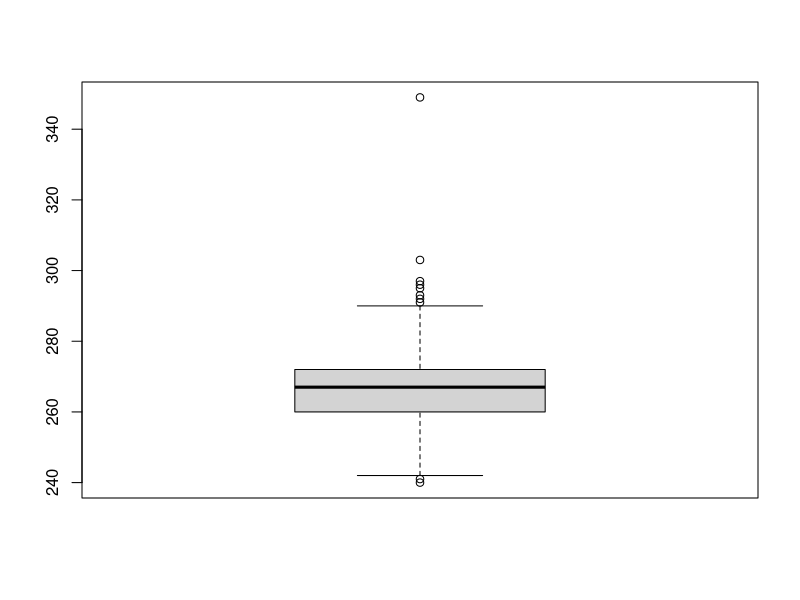
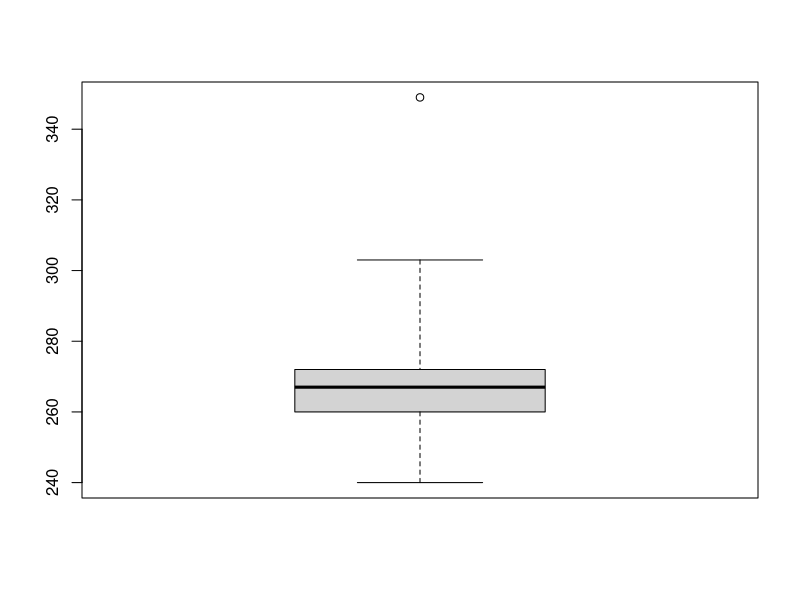
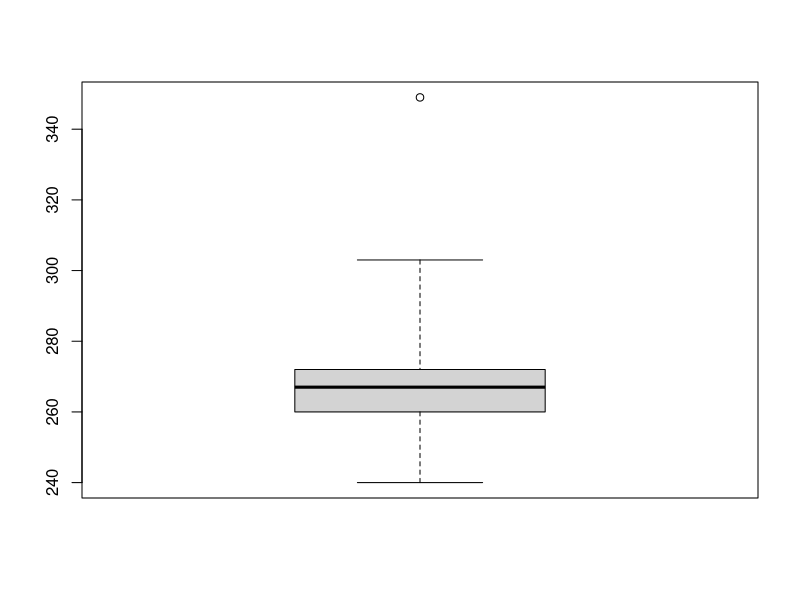
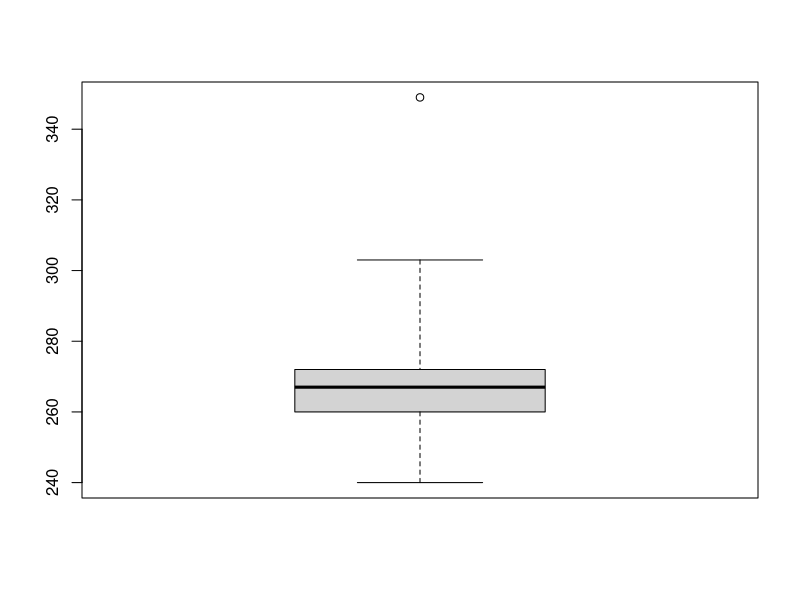

The R script that drew these images, in order:
## ---- chunk 1
# Hardcode the US repo for CRAN
r <-getOption("repos");
r["CRAN"] <- "http://cran.us.r-project.org";
options(repos = r);
rm(r);
## ---- chunk 2

PregnancyDuration <- read.csv("data/PregnancyDuration.csv");
summary(PregnancyDuration); # Check Data

## Calculate the InterQuartile range (IQR)
PregnancyDuration.IQR <- IQR(PregnancyDuration$GestationDays);

## Calculate the Lower & Upper Tukey Fences
PregnancyDuration.LowerInnerFence <- 260 - 1.5*PregnancyDuration.IQR;
PregnancyDuration.UpperInnerFence <- 272 + 1.5*PregnancyDuration.IQR;

## ---- chunk 3

OutlierIndexes <- which(PregnancyDuration$GestationDays > PregnancyDuration.UpperInnerFence);

OutlierValues <- PregnancyDuration$GestationDays[OutlierIndexes];
OutlierValues;
## ---- chunk 4

boxplot(PregnancyDuration$GestationDays); # Uses the Inner Fences
boxplot(PregnancyDuration$GestationDays, range = 3) # Uses Outer Fences

## ---- chunk 5

# Tukey Fences & All
boxplot(PregnancyDuration$GestationDays, range = 3)$stats;

# Outliers based on the Outer Fence 
boxplot(PregnancyDuration$GestationDays, range = 3)$out;

